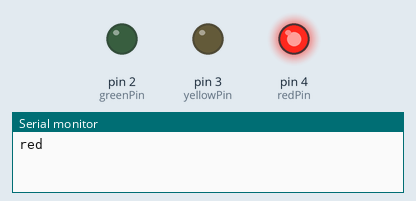
Bench run of a sketch on a simulated Arduino Uno, built with avr-gcc and run on an emulated ATmega328P. Parts: output pins drawn as LEDs (lit = HIGH), the last lines printed to the serial monitor.

Above: at 7.5 s.
At 16.5 s:
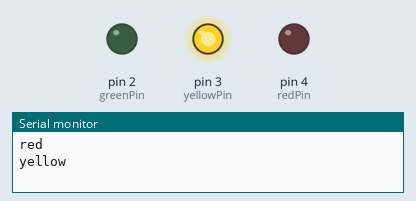
At 25.5 s:
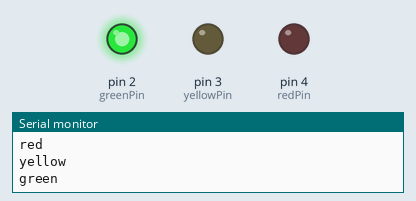
Timing chart, 0 to 42.9 s (numbered marks = the images above):
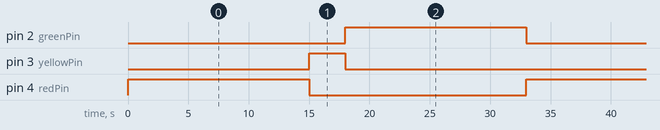

Measured:
- by itself, pin 2 (greenPin), pin 4 (redPin): alternates HIGH for 15.0 s and LOW for 18.0 s
- by itself, pin 3 (yellowPin): alternates HIGH for 3.0 s and LOW for 30.0 s
- by itself, everything shown: repeats every 33.0 s, in 4 steps

The sketch:

Traffic_light.ino
```cpp
const int redPin = 4;    // Pin connected to the red LED
const int yellowPin = 3; // Pin connected to the yellow LED
const int greenPin = 2;  // Pin connected to the green LED

void setup() {
  // Set the pin modes for the LEDs
  pinMode(redPin, OUTPUT);
  pinMode(yellowPin, OUTPUT);
  pinMode(greenPin, OUTPUT);

  // Initialize serial communication
  Serial.begin(9600);
}

void loop() {

red();
yellow();
green();
// yellow();

}


void red(){

  // Turn on the red LED for 15 seconds
  digitalWrite(redPin, HIGH);
  sendStatus("red");
  delay(15000); // 15 seconds
  digitalWrite(redPin, LOW);
  }

void yellow(){

    // Turn on the yellow LED for 3 seconds
  digitalWrite(yellowPin, HIGH);
  sendStatus("yellow");
  delay(3000); // 3 seconds
  digitalWrite(yellowPin, LOW);
  }

void green(){
    // Turn on the green LED for 15 seconds
  digitalWrite(greenPin, HIGH);
  sendStatus("green");
  delay(15000); // 15 seconds
  digitalWrite(greenPin, LOW);
  }
void sendStatus(String status) {
  Serial.println(status);
}
```
